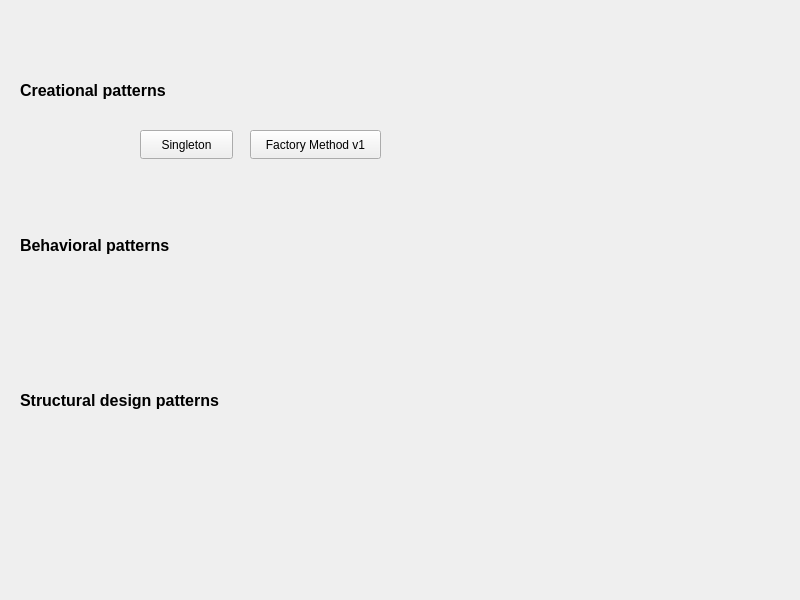
<?xml version="1.0" encoding="UTF-8"?>
<ui version="4.0">
 <class>MainWindow</class>
 <widget class="QMainWindow" name="MainWindow">
  <property name="geometry">
   <rect>
    <x>0</x>
    <y>0</y>
    <width>800</width>
    <height>600</height>
   </rect>
  </property>
  <property name="windowTitle">
   <string>Design Patterns</string>
  </property>
  <widget class="QWidget" name="centralwidget">
   <widget class="QLabel" name="label_3">
    <property name="geometry">
     <rect>
      <x>20</x>
      <y>220</y>
      <width>254</width>
      <height>51</height>
     </rect>
    </property>
    <property name="font">
     <font>
      <pointsize>12</pointsize>
      <bold>true</bold>
     </font>
    </property>
    <property name="text">
     <string>Behavioral patterns</string>
    </property>
   </widget>
   <widget class="QLabel" name="label_2">
    <property name="geometry">
     <rect>
      <x>20</x>
      <y>380</y>
      <width>254</width>
      <height>41</height>
     </rect>
    </property>
    <property name="font">
     <font>
      <pointsize>12</pointsize>
      <bold>true</bold>
     </font>
    </property>
    <property name="text">
     <string>Structural design patterns</string>
    </property>
   </widget>
   <widget class="QPushButton" name="btn_singleton">
    <property name="geometry">
     <rect>
      <x>140</x>
      <y>130</y>
      <width>93</width>
      <height>29</height>
     </rect>
    </property>
    <property name="text">
     <string>Singleton</string>
    </property>
   </widget>
   <widget class="QLabel" name="label">
    <property name="geometry">
     <rect>
      <x>20</x>
      <y>70</y>
      <width>254</width>
      <height>41</height>
     </rect>
    </property>
    <property name="font">
     <font>
      <pointsize>12</pointsize>
      <bold>true</bold>
     </font>
    </property>
    <property name="text">
     <string>Creational patterns</string>
    </property>
   </widget>
   <widget class="QPushButton" name="btn_factory_method_v1">
    <property name="geometry">
     <rect>
      <x>250</x>
      <y>130</y>
      <width>131</width>
      <height>29</height>
     </rect>
    </property>
    <property name="text">
     <string>Factory Method v1</string>
    </property>
   </widget>
  </widget>
 </widget>
 <resources/>
 <connections/>
</ui>
